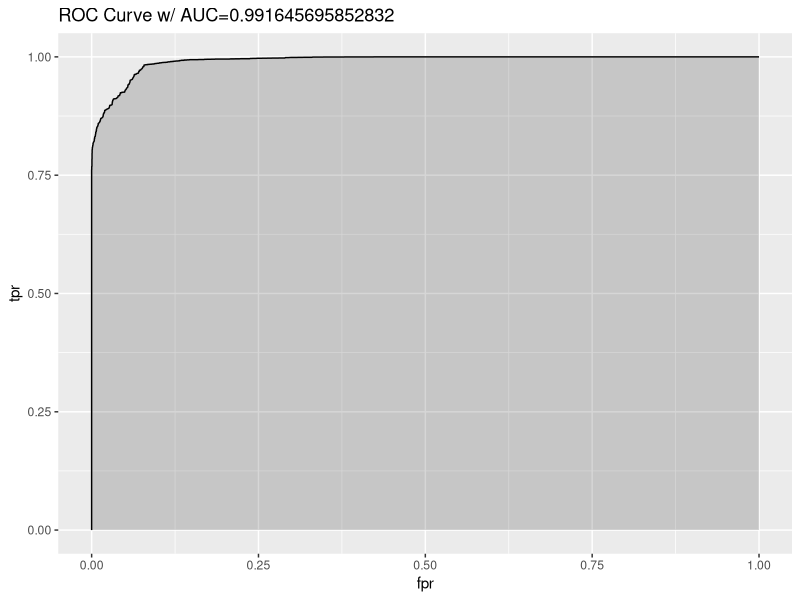

R code for this plot:
library(ggplot2)

diamonds$is_expensive <- diamonds$price > 2400
is_test <- runif(nrow(diamonds)) > 0.75
train <- diamonds[is_test==FALSE,]
test <- diamonds[is_test==TRUE,]

summary(fit <- glm(is_expensive ~ carat + cut + clarity, data=train))

library(ROCR)

prob <- predict(fit, newdata=test, type="response")
pred <- prediction(prob, test$is_expensive)
perf <- performance(pred, measure = "tpr", x.measure = "fpr")
# I know, the following code is bizarre. Just go with it.
auc <- performance(pred, measure = "auc")
auc <- auc@y.values[[1]]

roc.data <- data.frame(fpr=unlist(perf@x.values),
                       tpr=unlist(perf@y.values),
                       model="GLM")
ggplot(roc.data, aes(x=fpr, ymin=0, ymax=tpr)) +
  geom_ribbon(alpha=0.2) +
  geom_line(aes(y=tpr)) +
  ggtitle(paste0("ROC Curve w/ AUC=", auc))
